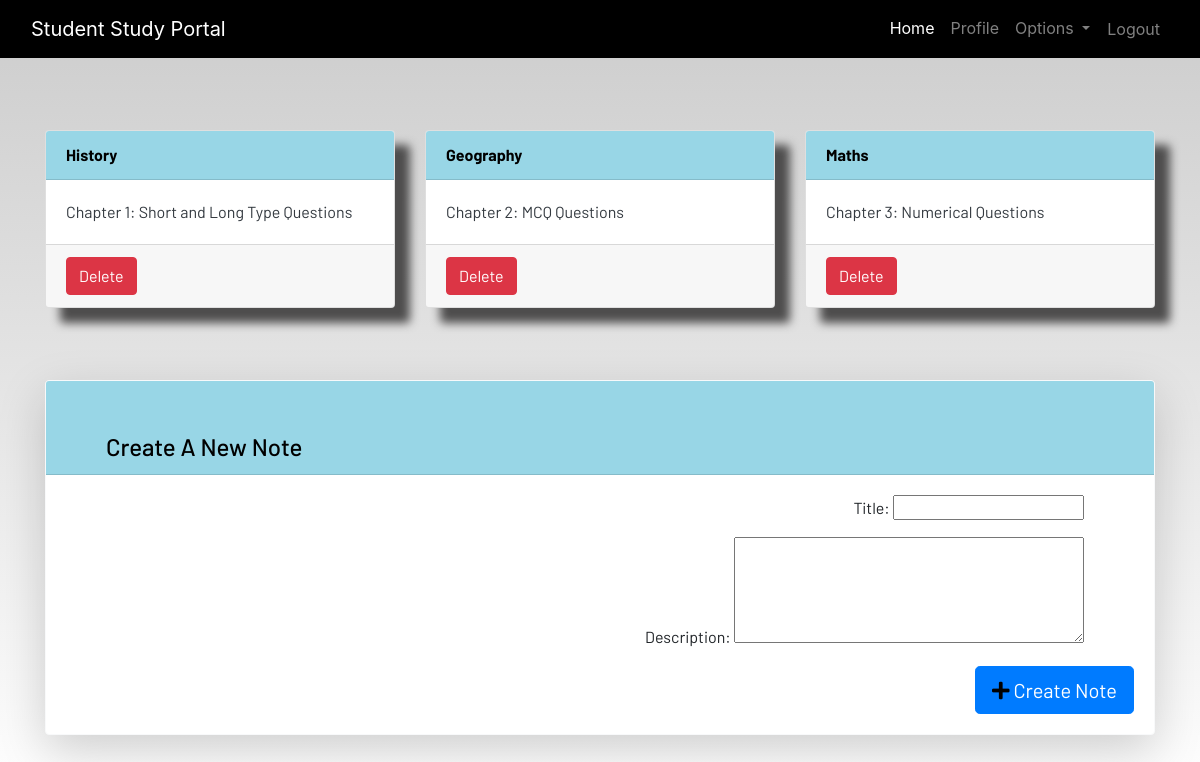
Screenshot of /notes/ (signed in) with the database file from the repository.
### dashboard/models.py (models this page shows, shortened)
class Notes(models.Model):
    user = models.ForeignKey(User, on_delete=models.CASCADE)
    title = models.CharField(max_length=255)
    description = models.TextField()
    class Meta:
        verbose_name = 'notes'
        verbose_name_plural = 'notes'

### dashboard/views.py (the view)
# urls.py: path('notes/', views.notes, name='notes'),
@login_required
def notes(request):
    if request.method == 'POST':
        form = NotesForm(request.POST)
        if form.is_valid():
            notes = Notes(user=request.user, title=request.POST['title'], description=request.POST['description'])
            notes.save()
            messages.success(request, "Notes Added Successfully!")
    else:
        form = NotesForm()
    notes = Notes.objects.filter(user=request.user)
    context = {'notes': notes, 'form': form}
    return render(request, 'dashboard/notes.html', context)

### dashboard/forms.py
class NotesForm(forms.ModelForm):
    class Meta:
        model = Notes
        fields = ['title','description']

### dashboard/templates/dashboard/notes.html (shortened to what this page needs)
{% extends 'dashboard/base.html' %}
{% load static %}
{% block content %}
<div class="container my-4">
    <div class="row">
        {% if notes %}
            {% for note in notes %}
            <div class="col-md-4 mb-4">
                <div class="card h-100">
                    <a href="{% url 'notes-detail' note.id %}" class="text-decoration-none text-dark">
                        <div class="card-header">
                            <b>{{ note.title }}</b>
                        </div>
                        <div class="card-body">
                            {{ note.description|truncatewords:20 }}
                        </div>
                    </a>
                    <div class="card-footer d-flex justify-content-between">
                        <td><a href="{% url 'delete-notes' note.id %}" class="btn btn-danger">Delete</a></td>
                    </div>
                </div>
            </div>
            {% endfor %}
        {% else %}
            <p class="text-center text-muted">No notes available. Create your first note below!</p>
        {% endif %}
    </div>
</div>
<div class="container my-5">
    <div class="card shadow-lg border-light">
        <div class="card-header bg-info text-white">
            <h4 class="mb-0">Create A New Note</h4>
        </div>
        <div class="card-body">
            <form method="POST" novalidate>
                <div class="mb-3">
                    {{ form.as_p }}
                </div>
                <div class="d-flex justify-content-end">
                    <button type="submit" class="btn btn-primary btn-lg">
                        <i class="fa fa-plus me-2"></i> Create Note
                    </button>
                </div>
            </form>
        </div>
    </div>
</div>
{% endblock content %}

### static/css/main.css (style rules this page uses)
html { scroll-behavior: smooth; height: 100%; width: 100%; }
.card { box-shadow: 15px 15px 10px rgb(78, 77, 77); }
a { text-decoration: none !important; color: black; }
.card-header { color: black !important; background: rgb(152, 214, 230) !important; transition: 0.3s ease-in; }
.card h4 { margin: 40px 40px 0 40px; text-align: left; }
.card p { text-align: right; margin-right: 50px; line-height: 10px; }
html, body { max-width: 100%; overflow-x: hidden; height: 100%; width: 100%; }
body { background: linear-gradient(rgba(0, 0, 0, 0.2), rgba(255, 255, 255, 0.5)); overflow-x: hidden; background-repeat: no-repeat; }
.card-header { background-color: rgb(133, 204, 231); }
.fa { color: black; }

### rows the page displays
Notes: title "History", description "Chapter 1: Short and Long Type Questions"
Notes: title "Geography", description "Chapter 2: MCQ Questions"
Notes: title "Maths", description "Chapter 3: Numerical Questions"
